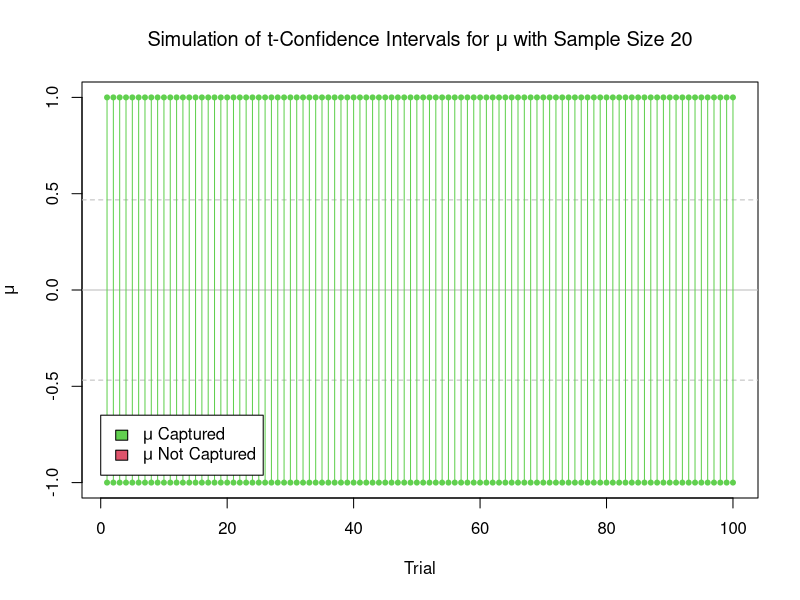

The R source for this figure:
## ---- chunk 1
S = read.csv("united_states_senate_2014_v2.csv")
summary(S)
## ---- chunk 2
sim_conf_int = function(n, alpha) {
  # Your code to 
  # 1. simulate n draws from a standard normal dist.
  # 2. compute a confidence interval with confidence level alpha
 return(c(-1,1))  # replace with the interval you compute.
}
## ---- chunk 3
many_conf_int = function(m, n, alpha) {
  results = NULL
  for(i in 1:m) {
    interval = sim_conf_int(n, alpha)
    results = rbind(results, c(interval[1], interval[2], interval[1]<0 & interval[2]>0))
  }
  resultsdf = data.frame(results)
  names(resultsdf) = c("low", "high", "captured")
  return(resultsdf)
}

n = 20
cints = many_conf_int(100, n, .05)

plot(NULL, type="n",xlim=c(1,100),ylim=c(min(cints$low), max(cints$high)), xlab="Trial",ylab=expression(mu),pch=19)
abline(h = c(0, qt(0.975, n-1)/sqrt(n), qt(0.025, n-1)/sqrt(n)), lty = c(1,2,2), col = "gray")
points(cints$high, col = 2+cints$captured, pch = 20)
points(cints$low, col = 2+cints$captured, pch = 20)
for(i in 1:100)
   {
     lines(c(i,i), c(cints$low[i],cints$high[i]), col = 2+cints$captured[i], pch = 19)
     }
title(expression(paste("Simulation of t-Confidence Intervals for ", mu,
                          " with Sample Size 20")))
legend(0,-.65, legend = c(expression(paste(mu," Captured")),
                             expression(paste(mu," Not Captured"))), fill = c(3,2))

